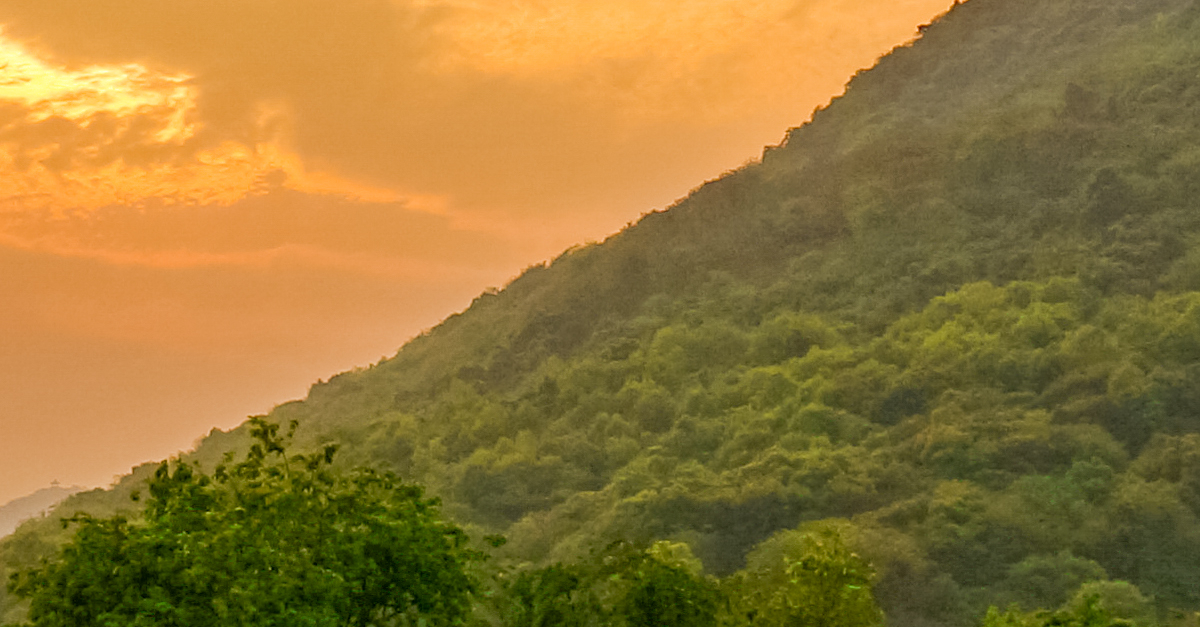
#> input picture buoi5/img1.jpg, 1200 x 627 px, found by its file name
$ python SharpeningSpatialFilters.py   (older library calls are emulated)
#> lines starting #> are read from the running program, lines starting #| are printed output that depends on the picture
import cv2
import numpy as np
import matplotlib.pyplot as plt

path = r"G:/hcmute/semeter1-term2-2526/XLAS/code/buoi5/img1.jpg"
img = cv2.imread(path, cv2.IMREAD_GRAYSCALE)
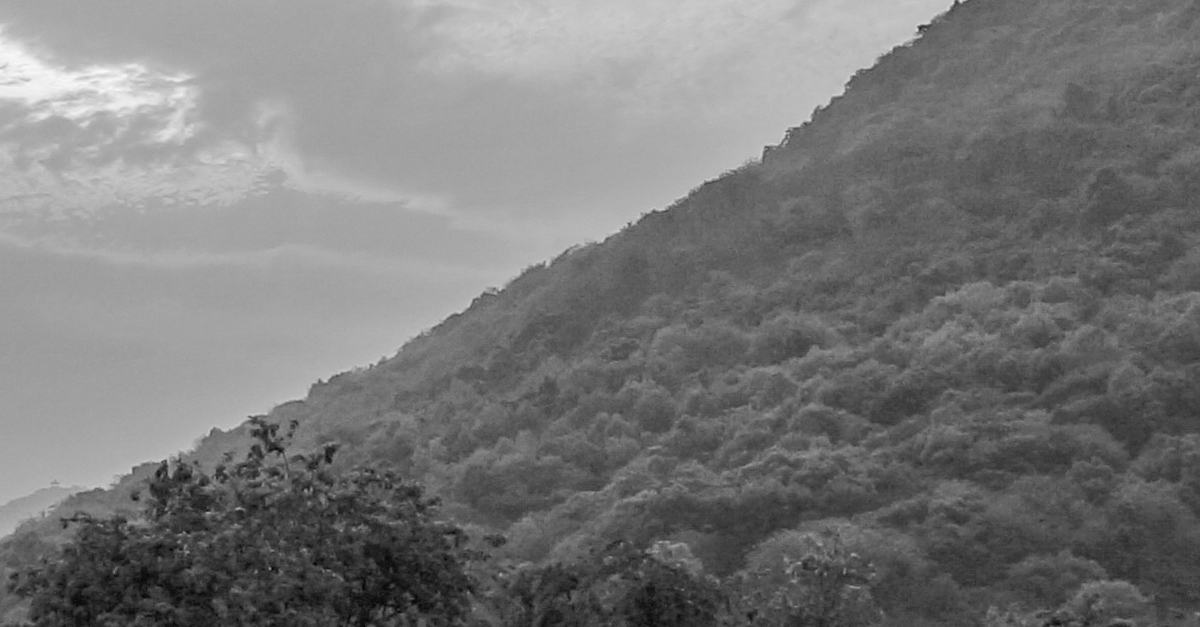
#> img: shape (627, 1200); min 5, max 250, mean 120.3

if img is None:
    img = np.zeros((300, 300), dtype=np.uint8)
    cv2.circle(img, (150, 150), 100, 255, -1)
    cv2.GaussianBlur(img, (21, 21), 0, dst=img)  # Làm mờ để test làm sắc nét


# Hàm hỗ trợ hiển thị
def show_plot(figure_num, title, images, subtitles, rows, cols):
    plt.figure(figure_num, figsize=(14, 8))
    plt.suptitle(title, fontsize=16, color="blue")
    for i in range(len(images)):
        plt.subplot(rows, cols, i + 1)
        plt.imshow(images[i], cmap="gray")
        plt.title(subtitles[i])
        plt.axis("off")


# bai 1: SOBEL FILTER (Đạo hàm bậc 1)
# Lưu ý: Dùng cv2.CV_64F để giữ giá trị âm của đạo hàm, sau đó lấy trị tuyệt đối
sobel_x = cv2.Sobel(img, cv2.CV_64F, 1, 0, ksize=3)
sobel_y = cv2.Sobel(img, cv2.CV_64F, 0, 1, ksize=3)
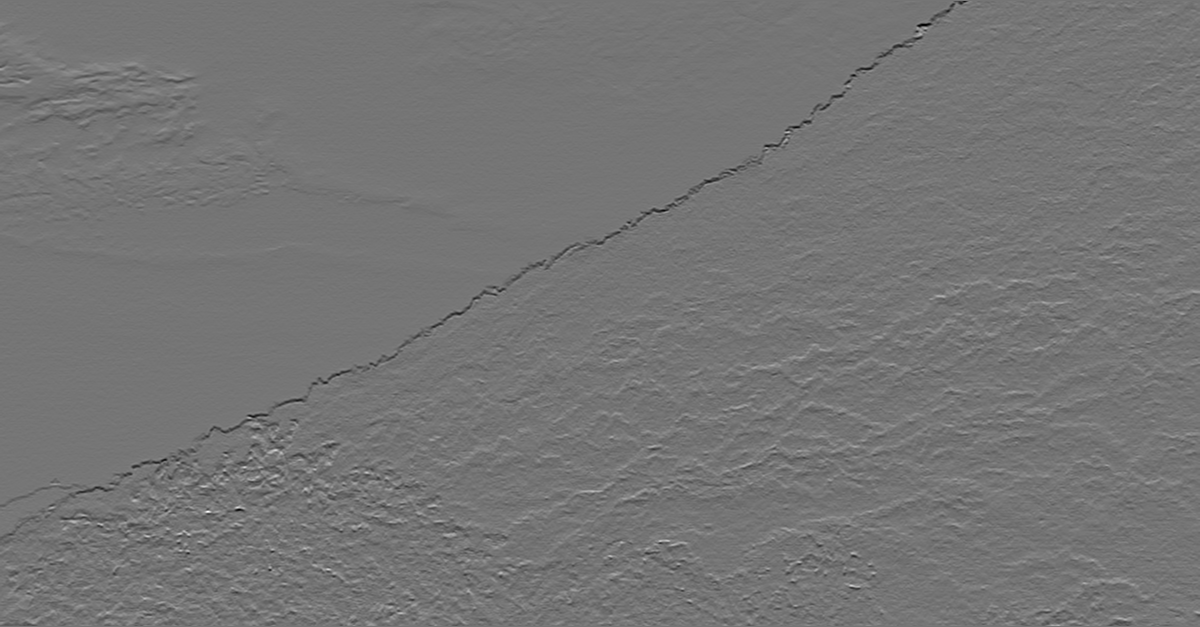
#> sobel_y: shape (627, 1200) float64; min -448, max 524, mean -1.4; drawn with min black and max white

# Tính Magnitude (Độ lớn vector gradient): sqrt(x^2 + y^2)
magnitude = cv2.magnitude(sobel_x, sobel_y)

# Chuyển về uint8 để hiển thị
sobel_x_view = cv2.convertScaleAbs(sobel_x)
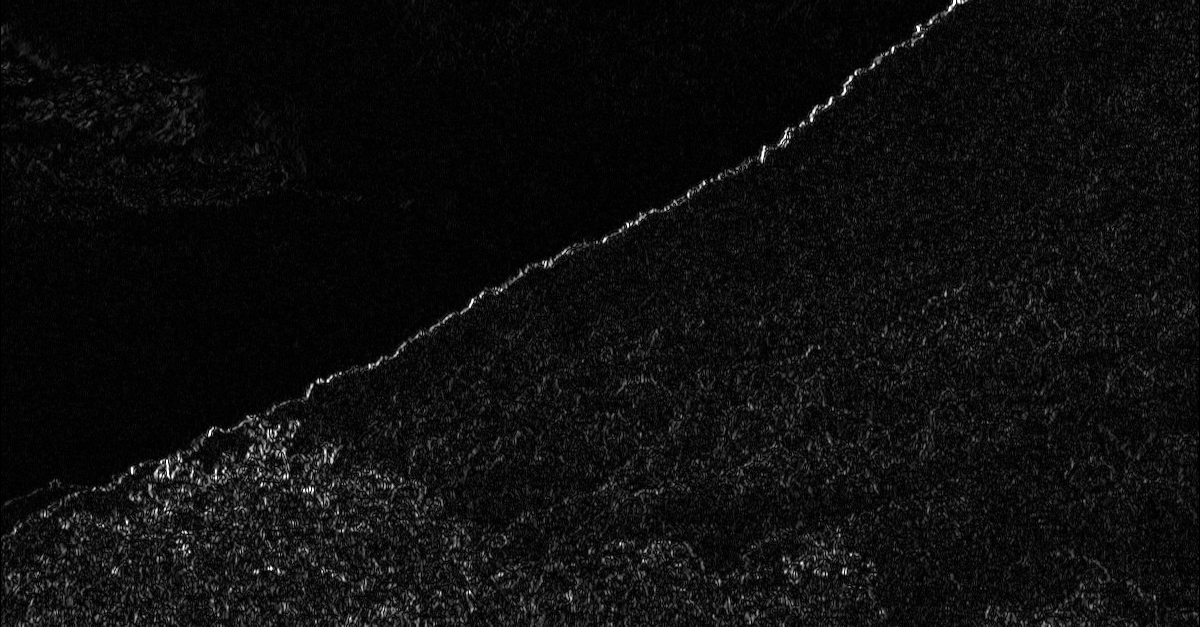
#> sobel_x_view: shape (627, 1200); min 0, max 255, mean 14
sobel_y_view = cv2.convertScaleAbs(sobel_y)
magnitude_view = cv2.convertScaleAbs(magnitude)
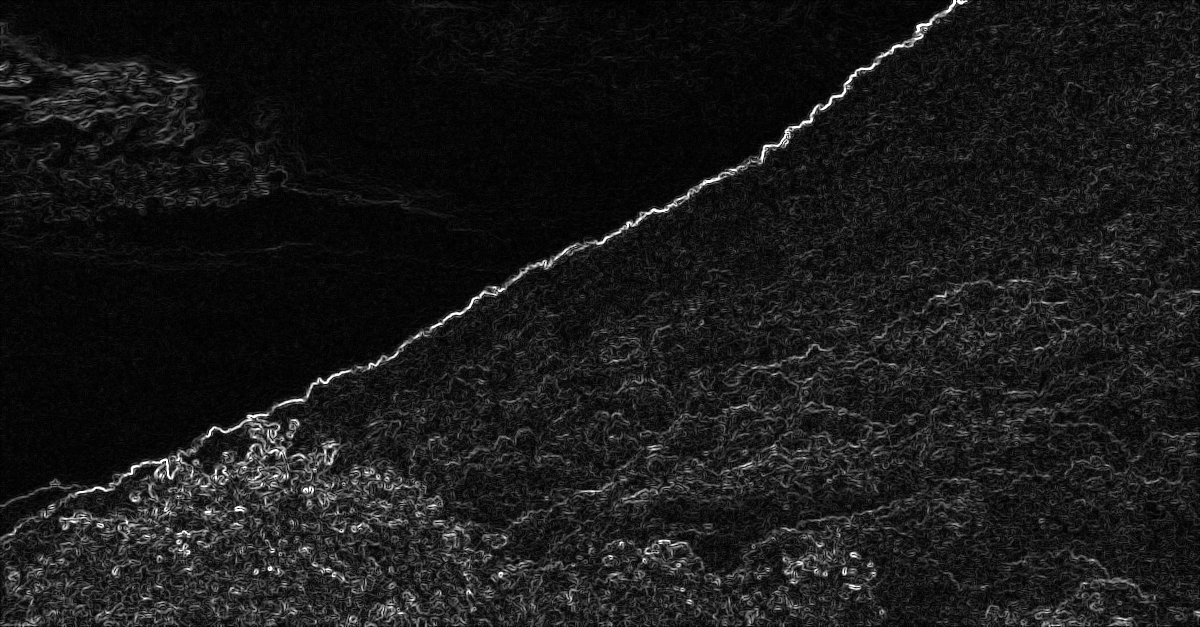
#> magnitude_view: shape (627, 1200); min 0, max 255, mean 25.3

# bai 2: LAPLACIAN FILTER & SHARPENING
# Laplacian là đạo hàm bậc 2, cực nhạy với biên
laplacian = cv2.Laplacian(img, cv2.CV_64F)
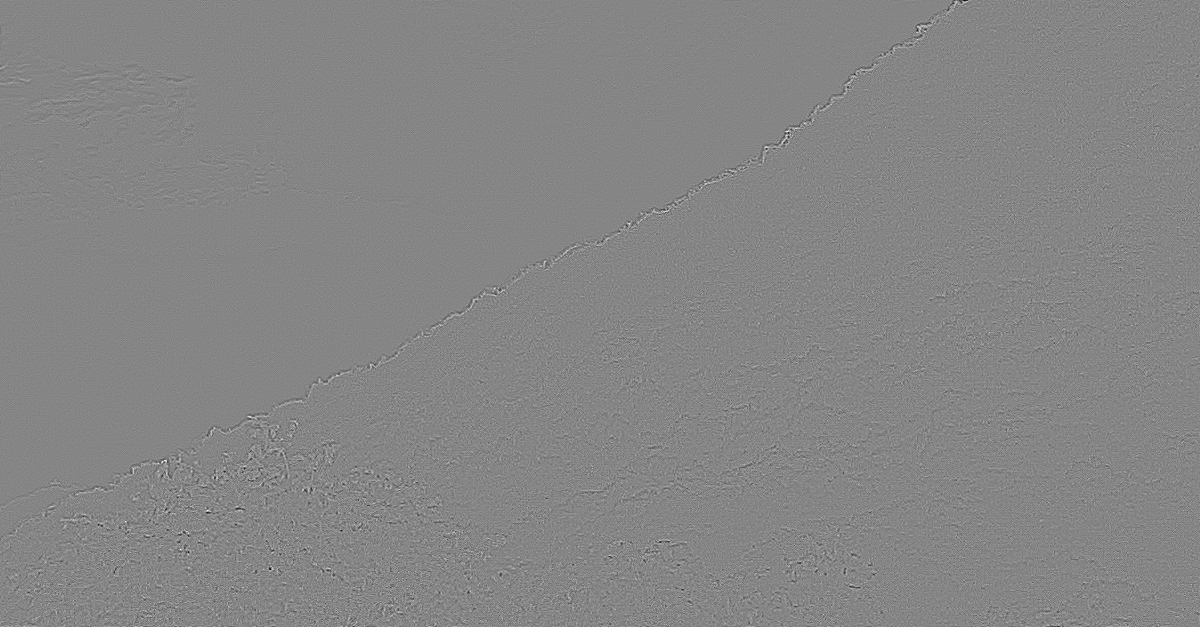
#> laplacian: shape (627, 1200) float64; min -136, max 123, mean 0; drawn with min black and max white
laplacian_view = cv2.convertScaleAbs(laplacian)
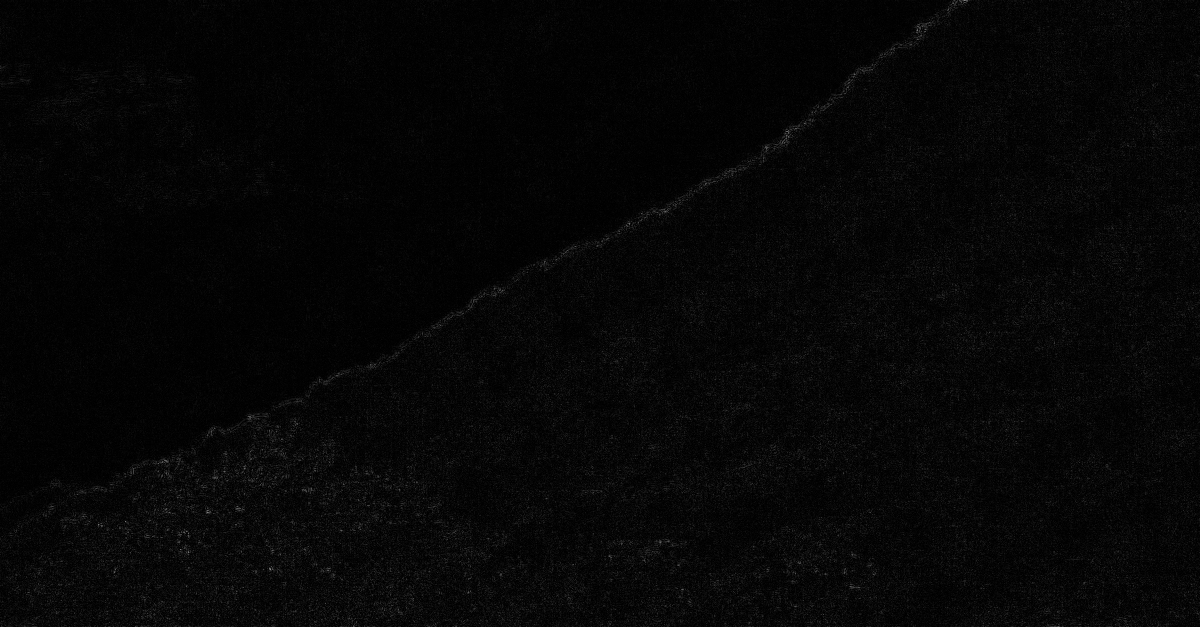
#> laplacian_view: shape (627, 1200); min 0, max 136, mean 5.9

# Công thức làm sắc nét cơ bản: Ảnh gốc - Laplacian (tùy kernel)
# Ở đây dùng phép trừ có trọng số để tránh nhiễu quá mức
img_sharpened_lap = cv2.addWeighted(img, 1, cv2.convertScaleAbs(laplacian), -0.5, 0)


# bai 3: HIGH-BOOST FILTERING
# B1: Tạo ảnh mờ (Blurred)
blurred = cv2.GaussianBlur(img, (5, 5), 0)

# B2: Tạo Mask (Gốc - Mờ) -> Đây là phần chi tiết/cạnh
mask = cv2.subtract(img, blurred)
# B3: Cộng lại vào ảnh gốc theo công thức: G = Gốc + k * Mask
# Hoặc dùng addWeighted: Result = (1+k)*Img - k*Blur
k_values = [1.5, 3.0, 5.0]
highboost_results = []
highboost_titles = []

for k in k_values:
    # Công thức High-boost tính nhanh bằng addWeighted
    # alpha = 1 + k, beta = -k
    hb = cv2.addWeighted(img, 1.0 + k, blurred, -k, 0)
    highboost_results.append(hb)
    highboost_titles.append(f"High-boost (k={k})")
#> after the loop, highboost_results = 3 items; highboost_titles = ['High-boost (k=1.5)', 'High-boost (k=3.0)', 'High-boost (k=5.0)']

# Show nhóm 1: Đạo hàm bậc 1 (Sobel) & Bậc 2 (Laplacian)
show_plot(
    1,
    "Bài 1, 2 & 4: Sobel, Laplacian & Magnitude",
    [
        img,
        sobel_x_view,
        sobel_y_view,
        magnitude_view,
        laplacian_view,
        img_sharpened_lap,
    ],
    [
        "Ảnh Gốc",
        "Sobel X",
        "Sobel Y",
        "Gradient Magnitude",
        "Laplacian Edges",
        "Sharpened (Gốc - Lap)",
    ],
    2,
    3,
)
#> the loop in show_plot, `for i in range(len(images)):` made 6 passes

# Show nhóm 2: High-boost Filtering
# Gom ảnh gốc và mask vào để dễ so sánh
hb_imgs = [img, mask] + highboost_results
#> hb_imgs = 5 items
hb_lbls = ["Ảnh Gốc", "Unsharp Mask (Chi tiết)"] + highboost_titles
#> hb_lbls = ['Ảnh Gốc', 'Unsharp Mask (Chi tiết)', 'High-boost (k=1.5)', 'High-boost (k=3.0)', 'High-boost (k=5.0)']

show_plot(2, "Bài 3: Unsharp Masking & High-boost Filtering", hb_imgs, hb_lbls, 2, 3)
#> the loop in show_plot (call 2), `for i in range(len(images)):` made 5 passes

plt.show()
